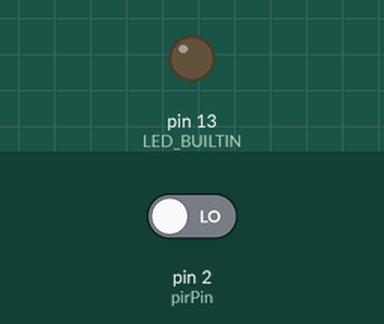
Bench run of a sketch on a simulated Arduino Uno, built with avr-gcc and run on an emulated ATmega328P. Shown: output pins drawn as LEDs (lit = HIGH). Inputs (shaded band) come from the test bench; at power-on: pin 2 (pirPin) LOW. What the sketch prints to the serial monitor is not drawn.

Above: at 2.8 s.
2.9 s: pin 2 (pirPin) driven HIGH
At 3.8 s:
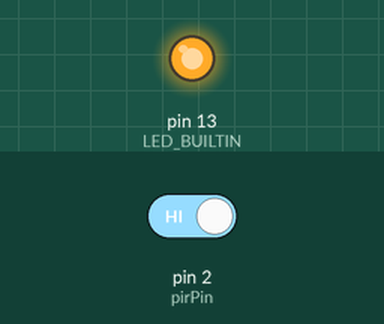
4.5 s: pin 2 (pirPin) driven LOW
At 5.3 s:
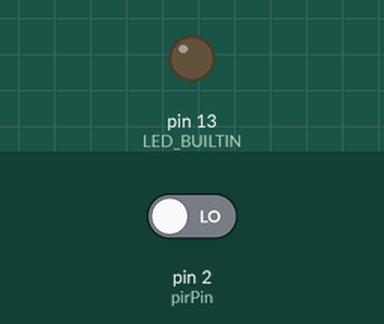
Timing chart, 0 to 7.5 s (numbered marks = the images above; inputs shaded):
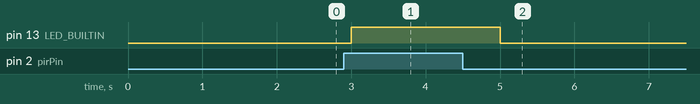

The sketch:

PIR_sensor.ino
```cpp
int pirPin = 2;

void setup() {
  // put your setup code here, to run once:
  pinMode(pirPin, INPUT);   //센서받은거 입력으로 받기
  pinMode(LED_BUILTIN, OUTPUT);  //내장 LED를 출력 모드로 설정
  Serial.begin(9600);
}

void loop() {
  // put your main code here, to run repeatedly:
  int sensorValue = digitalRead(pirPin);  //센서의 상태를 읽음

  if(sensorValue == HIGH) {
    digitalWrite(LED_BUILTIN, HIGH);
    Serial.println("인체감지 완료");
  }else{
    digitalWrite(LED_BUILTIN, LOW); //LED끄기
  }
  delay(1000);  //반복 지연
}
```

Measured:
- after the input at 2.9 s, pin 13 (LED_BUILTIN): LOW → HIGH after 0.10 s
- after the input at 4.5 s, pin 13 (LED_BUILTIN): HIGH → LOW after 0.50 s
